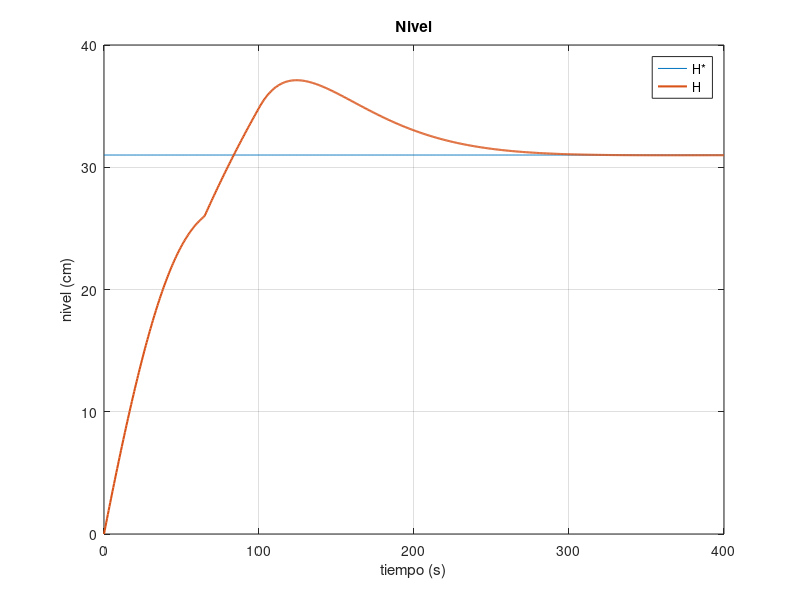
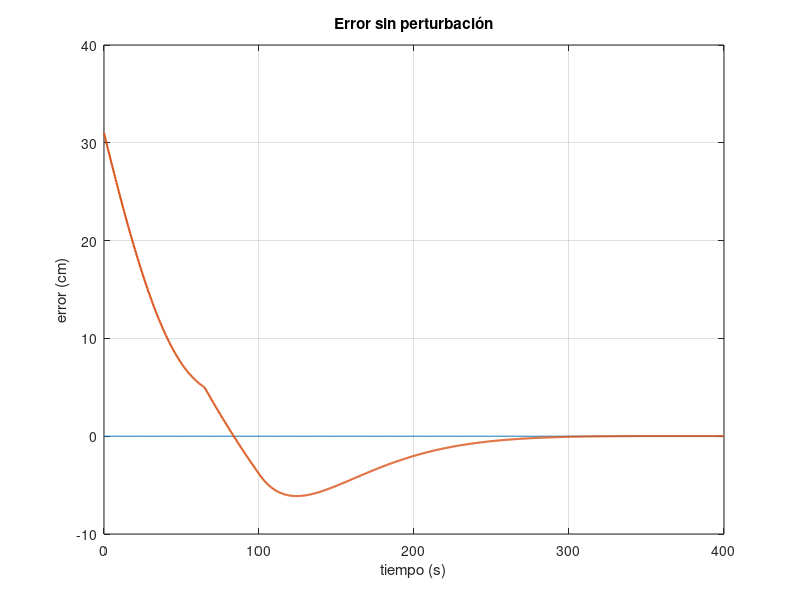
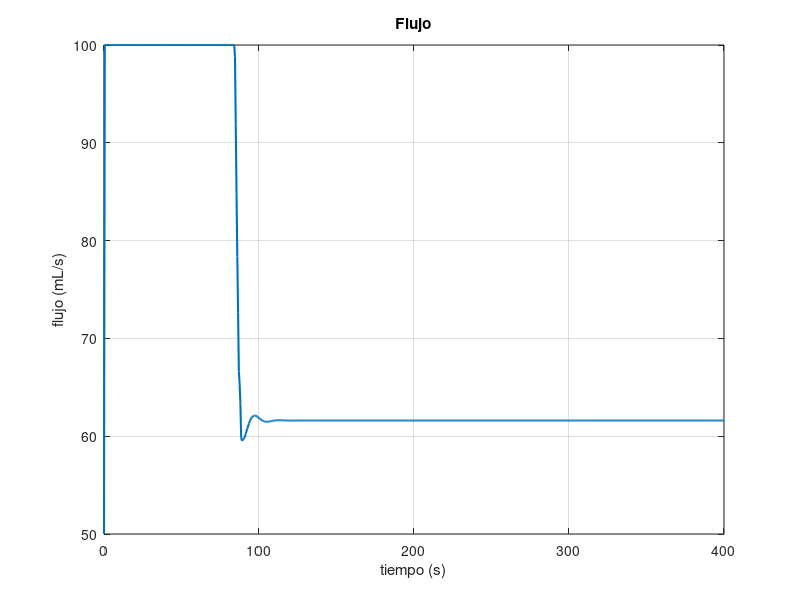

Recreate these plots in MATLAB, in order.

clear all;

load("altura.mat");
load("error.mat");
load("flujo.mat");

figure(1)
plot(altura(1,:), altura(3,:)*100, altura(1,:), altura(2,:)*100, 'linewidth', 1.5);
grid on;
xlabel('tiempo (s)');
ylabel('nivel (cm)');
legend('H*', 'H');
title('Nivel');

figure(2)
plot(error(1,:), zeros(size(error(1,:))), error(1,:), error(2,:)*100, 'linewidth', 1.5);
grid on;
xlabel('tiempo (s)');
ylabel('error (cm)');
title('Error sin perturbación');

figure(3)
plot(flujo(1,:), flujo(2,:)*1000, 'linewidth',1.5);
grid on;
xlabel('tiempo (s)');
ylabel('flujo (mL/s)');
title('Flujo');

